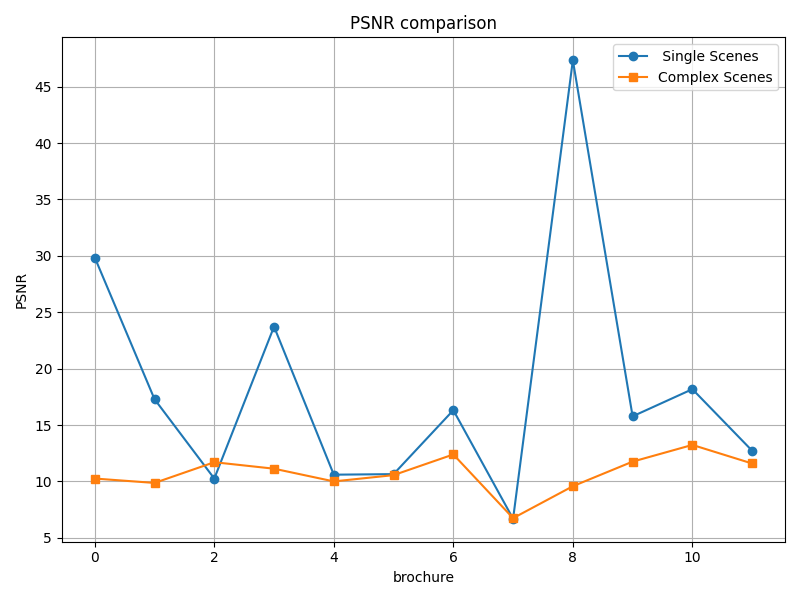
#> input picture APMCM/question5/PSNR_comparisonen.png, 800 x 600 px, found by its file name
$ python 5-3TOGETHER.py
#> lines starting #> are read from the running program, lines starting #| are printed output that depends on the picture
# Python

import cv2
import numpy as np
import os

def combine_three_images_horizontally(img_path1, img_path2, img_path3, output_path, resize_dim=(800, 800), spacing=20):
    """
    将三张图片水平排列在一张图片中，中间添加指定间隔，并提高输出图的分辨率。

    参数：
        img_path1 (str): 第一张图片的路径。
        img_path2 (str): 第二张图片的路径。
        img_path3 (str): 第三张图片的路径。
        output_path (str): 合并后图片的保存路径。
        resize_dim (tuple): 调整图片大小为 (宽度, 高度)（默认为800x800，以提高分辨率）。
        spacing (int): 图片之间的间隔像素数（默认为20）。
    """
#> called with img_path1 = 'D:\\ytb\\5\\PSNR_comparisonen.png', img_path2 = 'D:\\ytb\\5\\UCIQE_comparisonen.png', img_path3 = 'D:\\ytb\\5\\UIQM_comparisonen.png', output_path = 'D:\\ytb\\5\\333_high_res.jpg', resize_dim = (800, 800), spacing = 40
    # 读取图片
    img1 = cv2.imread(img_path1)
#> img1 is the input picture: shape (600, 800, 3); mean B, G, R 248.7, 248.8, 248.6
    img2 = cv2.imread(img_path2)
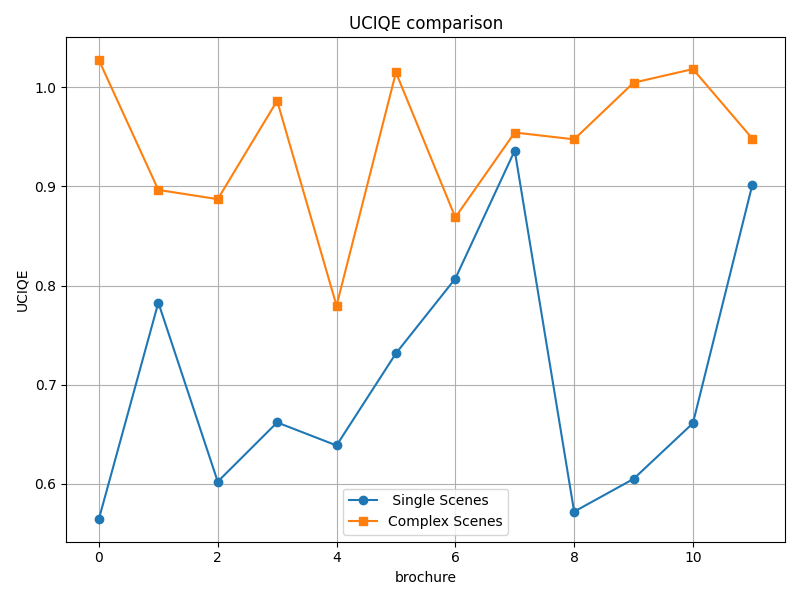
#> input picture APMCM/question5/UCIQE_comparisonen.png, 800 x 600 px, found by its file name
#> img2 is the input picture: shape (600, 800, 3); mean B, G, R 248.7, 249, 249.3
    img3 = cv2.imread(img_path3)
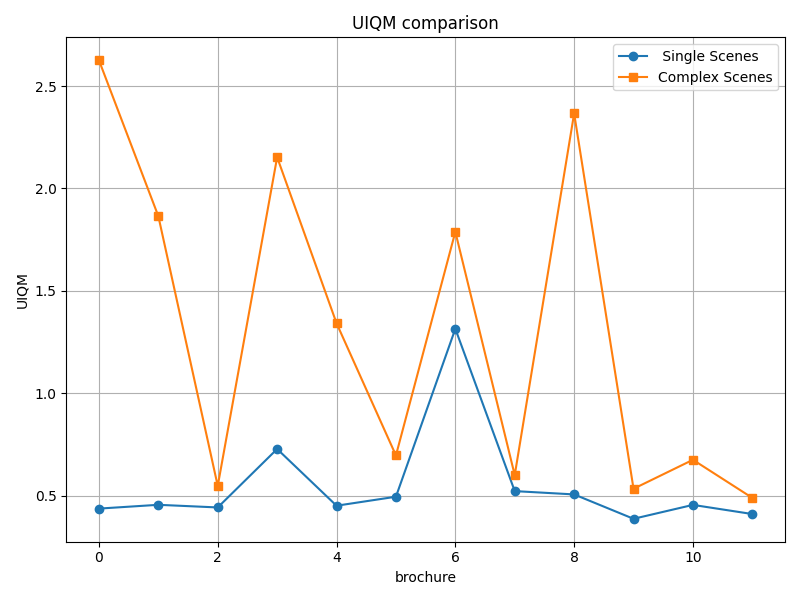
#> input picture APMCM/question5/UIQM_comparisonen.png, 800 x 600 px, found by its file name
#> img3 is the input picture: shape (600, 800, 3); mean B, G, R 247.8, 248.9, 250

    # 检查图片是否成功读取
    if img1 is None:
        print(f"无法读取图片: {img_path1}")
        return
    if img2 is None:
        print(f"无法读取图片: {img_path2}")
        return
    if img3 is None:
        print(f"无法读取图片: {img_path3}")
        return

    # 调整图片大小
    img1 = cv2.resize(img1, resize_dim, interpolation=cv2.INTER_AREA)
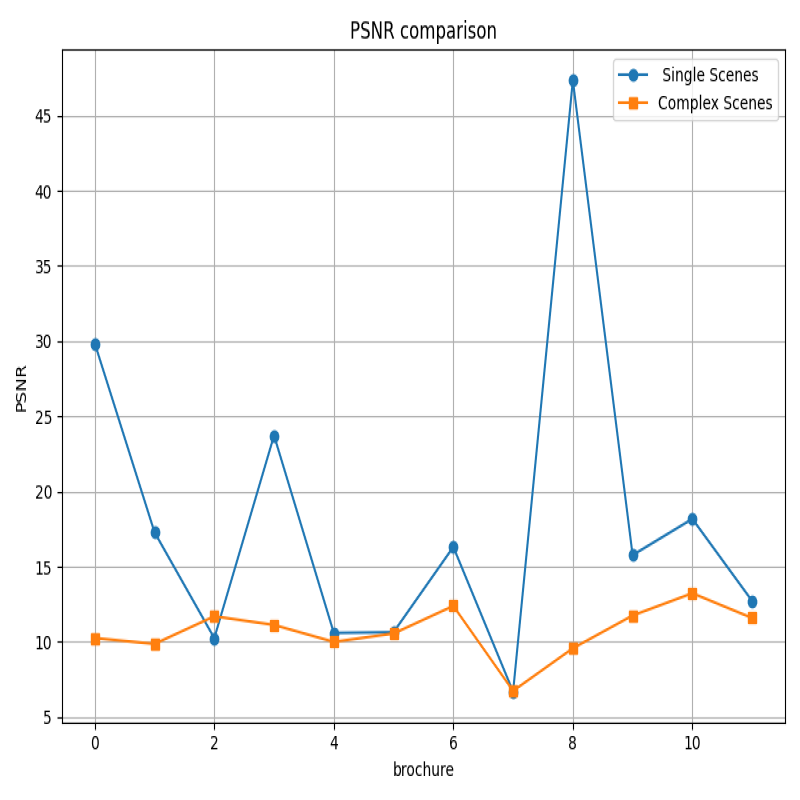
#> img1: shape (800, 800, 3); mean B, G, R 248.7, 248.8, 248.6
    img2 = cv2.resize(img2, resize_dim, interpolation=cv2.INTER_AREA)
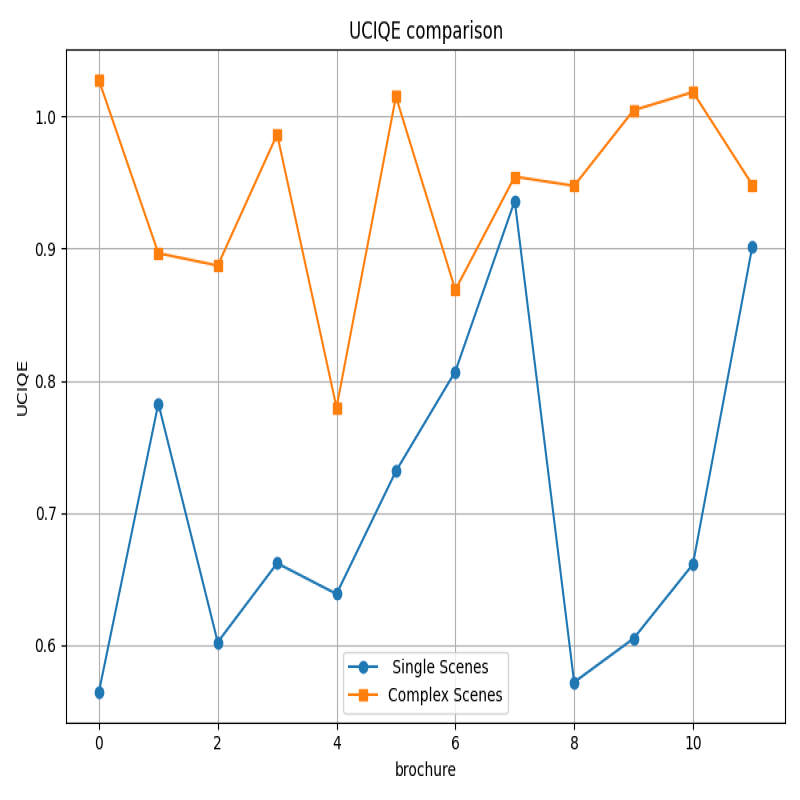
#> img2: shape (800, 800, 3); mean B, G, R 248.7, 249, 249.3
    img3 = cv2.resize(img3, resize_dim, interpolation=cv2.INTER_AREA)
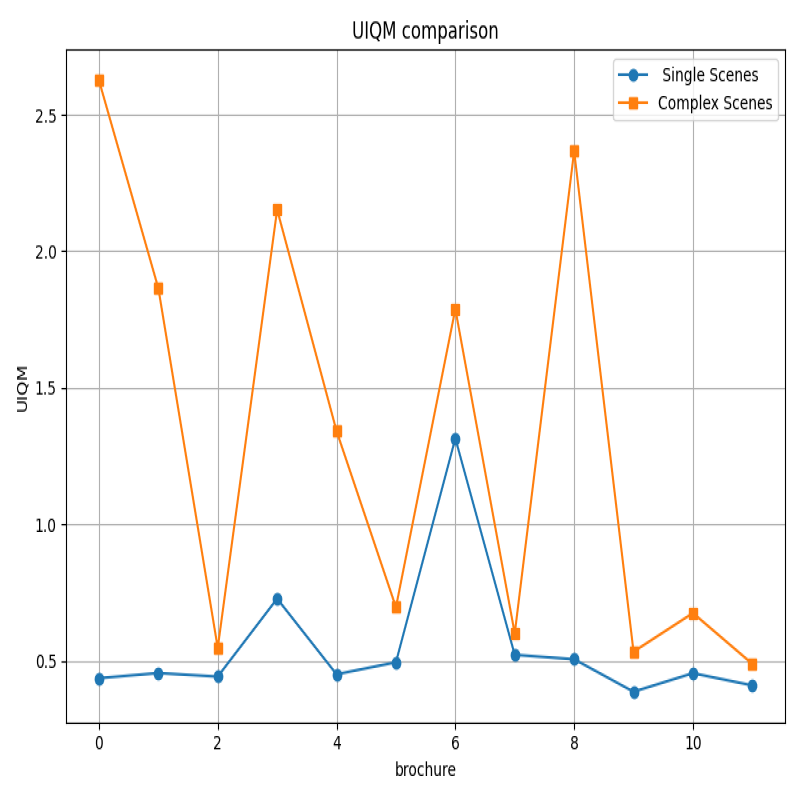
#> img3: shape (800, 800, 3); mean B, G, R 247.8, 248.9, 250

    # 创建间隔
    spacer = np.ones((resize_dim[1], spacing, 3), dtype=np.uint8) * 255  # 白色间隔

    # 合并图片和间隔
    combined_img = np.hstack((img1, spacer, img2, spacer, img3))
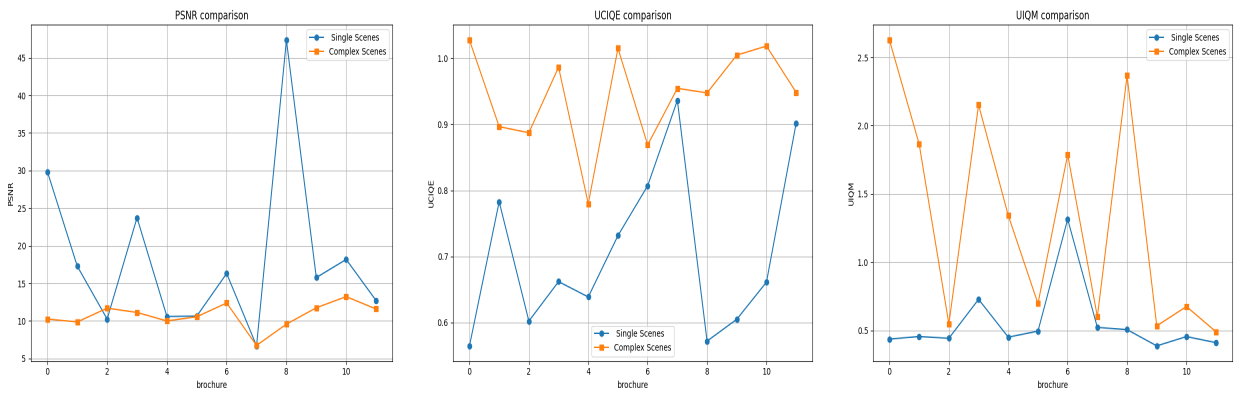
#> combined_img: shape (800, 2480, 3) (shown at 1/2 size); mean B, G, R 248.6, 249.1, 249.5

    # 保存合并后的图片
    cv2.imwrite(output_path, combined_img, [int(cv2.IMWRITE_JPEG_QUALITY), 95])  # 增加JPEG质量
    print(f"合并后的图片已保存到: {output_path}")

# 示例用法
if __name__ == "__main__":
    img_path1 = r'D:\ytb\5\PSNR_comparisonen.png'
    img_path2 = r'D:\ytb\5\UCIQE_comparisonen.png'
    img_path3 = r'D:\ytb\5\UIQM_comparisonen.png'
    output_path = r'D:\ytb\5\333_high_res.jpg'
    combine_three_images_horizontally(
        img_path1,
        img_path2,
        img_path3,
        output_path,
        resize_dim=(800, 800),  # 提高分辨率
        spacing=40  # 增加间隔以适应更大的图片
    )
